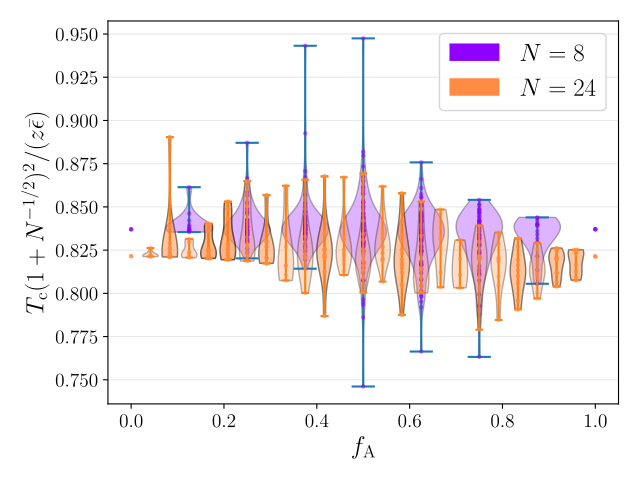

Python code for this plot:
import pandas as pd
import numpy as np
from typing import Tuple, List, Dict
import matplotlib.pyplot as plt
import matplotlib as mpl

def load_data(filepath: str) -> Tuple[List[np.ndarray], np.ndarray, np.ndarray, np.ndarray]:
    excel_file = pd.ExcelFile(filepath)
    
    all_decoded_sequences = []
    all_c_values = []
    all_T_values = []
    all_phi_values = []
    
    for sheet_name in excel_file.sheet_names:
        df = pd.read_excel(filepath, sheet_name=sheet_name)
        
        sequences = df.iloc[:, 1].tolist()
        c_values = df.iloc[:, 3].values
        T_values = df.iloc[:, 7].values
        phi_values = df.iloc[:, 17].values
        
        # Decode sequences
        for i, seq in enumerate(sequences):
            seq_str = str(seq).strip()
            if seq_str and seq_str != 'nan':
                mapping = {'1': 0, '2': 1}
                decoded_seq = np.array([mapping[c] for c in seq_str], dtype=int)
                all_decoded_sequences.append(decoded_seq)
                all_c_values.append(c_values[i])
                all_T_values.append(T_values[i])
                all_phi_values.append(phi_values[i])
    
    return (all_decoded_sequences, 
            np.array(all_c_values), 
            np.array(all_T_values), 
            np.array(all_phi_values))

def eps_ij(c: float) -> np.ndarray:
    E_HH = (1 - c) / 2
    E_HT = (1 - c) / 2
    E_TT = (1 + c) / 2
    return np.array([[E_HH, E_HT],
                     [E_HT, E_TT]], float)

seq_list, c_list, Tc_list, phic_list = load_data('HTseq_results_FINAL.xlsx')
N_list = np.array([len(seq_list[i]) for i in range(len(seq_list))])
N_unique = np.unique(N_list) 
c_unique = np.unique(c_list)
phic_pwr=0.4
Tc_pwr=0.5

############ accesibility stuff

def chi_av(seq_list, c_list):
    chi_list = []
    for seq, c_val in zip(seq_list, c_list):
        eps = eps_ij(c_val)
        S = eps[seq[:, None], seq[None, :]]
        chi = np.sum(S)/len(seq)**2
        chi_list.append(chi)
    return np.array(chi_list)

av_list=chi_av(seq_list,c_list)


mpl.rcParams['text.usetex'] = True
mpl.rcParams['font.family'] = 'serif'
mpl.rcParams['font.serif'] = ['Times New Roman']
mpl.rcParams['font.size'] = 14
mpl.rcParams['axes.labelsize'] = 18
mpl.rcParams['axes.titlesize'] = 18
mpl.rcParams['xtick.labelsize'] = 14
mpl.rcParams['ytick.labelsize'] = 14
mpl.rcParams['legend.fontsize'] = 18
mpl.rcParams['mathtext.rm'] = 'Times New Roman'
mpl.rcParams['mathtext.it'] = 'Times New Roman:italic'
mpl.rcParams['mathtext.bf'] = 'Times New Roman:bold'

def plot_violin_for_N(N, ax, color):
    """Plot violin plot for a given N value"""
    mask = (N_list == N)
    
    # Calculate x and y
    x_raw = np.sqrt((av_list - 0.5)/c_list + 0.5)[mask]
    y_raw = (Tc_list * (1 + 1 / N_list**Tc_pwr)**2 / av_list)[mask]/26
    
    # Remove NaN and Inf values
    valid_mask = np.isfinite(x_raw) & np.isfinite(y_raw)
    x_raw = x_raw[valid_mask]
    y_raw = y_raw[valid_mask]

    a, b = np.polyfit(x_raw, y_raw, 1)
    y_pred = a * x_raw + b
    ss_res = np.sum((y_raw - y_pred)**2)
    ss_tot = np.sum((y_raw - np.mean(y_raw))**2)
    r2 = 1 - ss_res / ss_tot

    print("R^2="+str(r2)+f" for N={N}")

    # Get unique x values
    x_unique = np.unique(x_raw)
    print(f"\nN={N}:")
    print(f"Unique x values: {x_unique}")
    print(f"Total data points: {len(x_raw)}")
    
    # Separate data into single points and violin data
    violin_data = []
    violin_positions = []
    
    for x_val in x_unique:
        mask_x = np.isclose(x_raw, x_val, rtol=1e-9)
        y_at_x = y_raw[mask_x]
        
        print(f"x={x_val:.4f}: {len(y_at_x)} points")
        
        # Check if x is 0 or 1 (within tolerance)
        is_endpoint = np.isclose(x_val, 0.0, atol=1e-6) or np.isclose(x_val, 1.0, atol=1e-6)
        
        if is_endpoint or len(y_at_x) == 1:
            # Endpoint or single point - plot as scatter only
            ax.scatter([x_val]*len(y_at_x), y_at_x, s=10, c=color, edgecolors='none', alpha=0.5, zorder=3)
        elif len(y_at_x) > 1:
            # Multiple points at intermediate x - prepare for violin
            violin_data.append(y_at_x) 
            violin_positions.append(x_val)
    
    # Create violin plots only if we have data
    if len(violin_data) > 0:
        # Check that all violin data arrays have multiple points
        valid_violin_data = []
        valid_positions = []
        
        for data, pos in zip(violin_data, violin_positions):
            if len(data) > 1:
                valid_violin_data.append(data)
                valid_positions.append(pos)
        
        if len(valid_violin_data) > 0:
            parts = ax.violinplot(valid_violin_data, positions=valid_positions, 
                                  widths=0.8/N, showmeans=False, showmedians=False)
            
            # Customize violin colors
            for pc in parts['bodies']:
                pc.set_facecolor(color)
                pc.set_edgecolor('black')
                pc.set_alpha(0.3)
            
            # Plot raw points on top of violins
            for data, pos in zip(valid_violin_data, valid_positions):
                # No jitter - exact x positions
                ax.scatter([pos]*len(data), data, s=10, c=color, edgecolors='none', alpha=0.5, zorder=2)
    else:
        print(f"Warning: No violin plots to display for N={N} (all x values have <=1 point)")

# Create figure
fig, ax = plt.subplots(figsize=(6.4, 4.8))

# Plot N=8 in blue
plot_violin_for_N(8, ax, color='#8f00ff')

# Plot N=24 in orange
plot_violin_for_N(24, ax, color='#ff8c42')

# Labels and formatting
ax.set_xlabel(r'$f_\mathrm{A}$')
ax.set_ylabel(r'$T_\mathrm{c}(1 + N^{-1/2})^2 / (z\bar{\epsilon})$')
ax.grid(True, alpha=0.3, axis='y')

# Create legend
from matplotlib.patches import Patch
legend_elements = [Patch(facecolor='#8f00ff', alpha=1, label=r'$N=8$'),
                   Patch(facecolor='#ff8c42', alpha=1, label=r'$N=24$')]
ax.legend(handles=legend_elements, loc='best')

plt.tight_layout()
plt.savefig('_pdf2.pdf')
plt.show()
